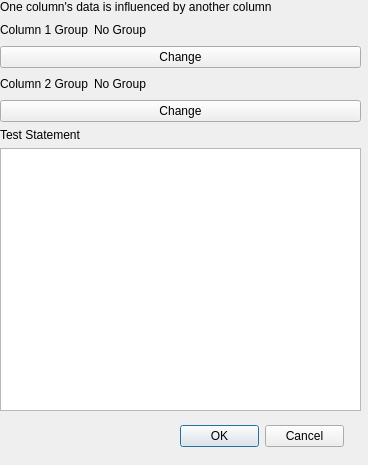
<?xml version="1.0" encoding="UTF-8"?>
<ui version="4.0">
 <class>Form</class>
 <widget class="QWidget" name="Form">
  <property name="geometry">
   <rect>
    <x>0</x>
    <y>0</y>
    <width>368</width>
    <height>465</height>
   </rect>
  </property>
  <property name="windowTitle">
   <string>Form</string>
  </property>
  <widget class="QStackedWidget" name="stackedWidget">
   <property name="geometry">
    <rect>
     <x>0</x>
     <y>0</y>
     <width>361</width>
     <height>411</height>
    </rect>
   </property>
   <property name="currentIndex">
    <number>3</number>
   </property>
   <widget class="QWidget" name="TTestPage">
    <widget class="QWidget" name="verticalLayoutWidget">
     <property name="geometry">
      <rect>
       <x>0</x>
       <y>0</y>
       <width>361</width>
       <height>411</height>
      </rect>
     </property>
     <layout class="QVBoxLayout" name="verticalLayout">
      <item alignment="Qt::AlignHCenter">
       <widget class="QLabel" name="TTopLabel">
        <property name="text">
         <string>Two samples differ from one another</string>
        </property>
       </widget>
      </item>
      <item>
       <layout class="QHBoxLayout" name="horizontalLayout_13">
        <item>
         <widget class="QLabel" name="TCol1Label">
          <property name="text">
           <string>Sample 1 Group:</string>
          </property>
         </widget>
        </item>
        <item>
         <widget class="QLabel" name="TCol1Display">
          <property name="text">
           <string>No Group</string>
          </property>
         </widget>
        </item>
        <item>
         <spacer name="horizontalSpacer_13">
          <property name="orientation">
           <enum>Qt::Horizontal</enum>
          </property>
          <property name="sizeHint" stdset="0">
           <size>
            <width>40</width>
            <height>20</height>
           </size>
          </property>
         </spacer>
        </item>
       </layout>
      </item>
      <item>
       <widget class="QPushButton" name="TCol1Button">
        <property name="text">
         <string>Change</string>
        </property>
       </widget>
      </item>
      <item>
       <layout class="QHBoxLayout" name="horizontalLayout_14">
        <item>
         <widget class="QLabel" name="TCol2Label">
          <property name="text">
           <string>Sample 2 Group:</string>
          </property>
         </widget>
        </item>
        <item>
         <widget class="QLabel" name="TCol2Display">
          <property name="text">
           <string>No Group</string>
          </property>
         </widget>
        </item>
        <item>
         <spacer name="horizontalSpacer_14">
          <property name="orientation">
           <enum>Qt::Horizontal</enum>
          </property>
          <property name="sizeHint" stdset="0">
           <size>
            <width>40</width>
            <height>20</height>
           </size>
          </property>
         </spacer>
        </item>
       </layout>
      </item>
      <item>
       <widget class="QPushButton" name="TCol2Button">
        <property name="text">
         <string>Change</string>
        </property>
       </widget>
      </item>
      <item>
       <layout class="QHBoxLayout" name="horizontalLayout_19">
        <item>
         <widget class="QLabel" name="TCompareLabel">
          <property name="text">
           <string>What data are we comparing?</string>
          </property>
         </widget>
        </item>
        <item>
         <widget class="QComboBox" name="TCompareCombo"/>
        </item>
       </layout>
      </item>
      <item>
       <layout class="QHBoxLayout" name="horizontalLayout_4">
        <item>
         <widget class="QLabel" name="TERangeLabel">
          <property name="text">
           <string>Is Sample 1's data smaller? </string>
          </property>
         </widget>
        </item>
        <item>
         <widget class="QComboBox" name="TERangeCombo">
          <item>
           <property name="text">
            <string>Yes</string>
           </property>
          </item>
          <item>
           <property name="text">
            <string>No</string>
           </property>
          </item>
          <item>
           <property name="text">
            <string>Just Different</string>
           </property>
          </item>
         </widget>
        </item>
        <item>
         <spacer name="horizontalSpacer_10">
          <property name="orientation">
           <enum>Qt::Horizontal</enum>
          </property>
          <property name="sizeHint" stdset="0">
           <size>
            <width>40</width>
            <height>20</height>
           </size>
          </property>
         </spacer>
        </item>
       </layout>
      </item>
      <item>
       <widget class="QLabel" name="TStatementLabel">
        <property name="text">
         <string>Test Statement</string>
        </property>
       </widget>
      </item>
      <item>
       <widget class="QTextBrowser" name="TStatementDisplay"/>
      </item>
     </layout>
    </widget>
   </widget>
   <widget class="QWidget" name="ZTestPage">
    <widget class="QWidget" name="verticalLayoutWidget_2">
     <property name="geometry">
      <rect>
       <x>0</x>
       <y>0</y>
       <width>361</width>
       <height>411</height>
      </rect>
     </property>
     <layout class="QVBoxLayout" name="verticalLayout_2">
      <item>
       <widget class="QLabel" name="ZTopLabel">
        <property name="text">
         <string>Data is different from some given standard population</string>
        </property>
       </widget>
      </item>
      <item>
       <layout class="QHBoxLayout" name="horizontalLayout_16">
        <item>
         <widget class="QLabel" name="ZSampleLabel">
          <property name="text">
           <string>Sample Group:</string>
          </property>
         </widget>
        </item>
        <item>
         <widget class="QLabel" name="ZSampleDisplay">
          <property name="text">
           <string>No Groups</string>
          </property>
         </widget>
        </item>
        <item>
         <spacer name="horizontalSpacer_16">
          <property name="orientation">
           <enum>Qt::Horizontal</enum>
          </property>
          <property name="sizeHint" stdset="0">
           <size>
            <width>40</width>
            <height>20</height>
           </size>
          </property>
         </spacer>
        </item>
       </layout>
      </item>
      <item>
       <widget class="QPushButton" name="ZSampleButton">
        <property name="text">
         <string>Change</string>
        </property>
       </widget>
      </item>
      <item>
       <layout class="QHBoxLayout" name="horizontalLayout_20">
        <item>
         <widget class="QLabel" name="ZCompareLabel">
          <property name="text">
           <string>What data are we comparing?</string>
          </property>
         </widget>
        </item>
        <item>
         <widget class="QComboBox" name="ZCompareCombo"/>
        </item>
       </layout>
      </item>
      <item>
       <layout class="QHBoxLayout" name="horizontalLayout_6">
        <item>
         <widget class="QLabel" name="ZMeanLabel">
          <property name="text">
           <string>Population Mean</string>
          </property>
         </widget>
        </item>
        <item>
         <widget class="QLineEdit" name="ZMeanEdit"/>
        </item>
        <item>
         <spacer name="horizontalSpacer_3">
          <property name="orientation">
           <enum>Qt::Horizontal</enum>
          </property>
          <property name="sizeHint" stdset="0">
           <size>
            <width>40</width>
            <height>20</height>
           </size>
          </property>
         </spacer>
        </item>
       </layout>
      </item>
      <item>
       <layout class="QHBoxLayout" name="horizontalLayout_7">
        <item>
         <widget class="QLabel" name="ZVarianceLabel">
          <property name="text">
           <string>Population Variance</string>
          </property>
         </widget>
        </item>
        <item>
         <widget class="QLineEdit" name="ZVarianceEdit"/>
        </item>
        <item>
         <spacer name="horizontalSpacer_4">
          <property name="orientation">
           <enum>Qt::Horizontal</enum>
          </property>
          <property name="sizeHint" stdset="0">
           <size>
            <width>40</width>
            <height>20</height>
           </size>
          </property>
         </spacer>
        </item>
       </layout>
      </item>
      <item>
       <widget class="QLabel" name="ZERangeLabel">
        <property name="text">
         <string>I predict the sample will be</string>
        </property>
       </widget>
      </item>
      <item>
       <layout class="QHBoxLayout" name="horizontalLayout_17">
        <item>
         <widget class="QComboBox" name="ZERangeCombo">
          <property name="minimumSize">
           <size>
            <width>111</width>
            <height>0</height>
           </size>
          </property>
          <item>
           <property name="text">
            <string>Smaller</string>
           </property>
          </item>
          <item>
           <property name="text">
            <string>Bigger</string>
           </property>
          </item>
          <item>
           <property name="text">
            <string>Either Bigger or Smaller</string>
           </property>
          </item>
         </widget>
        </item>
        <item>
         <spacer name="horizontalSpacer_17">
          <property name="orientation">
           <enum>Qt::Horizontal</enum>
          </property>
          <property name="sizeHint" stdset="0">
           <size>
            <width>40</width>
            <height>20</height>
           </size>
          </property>
         </spacer>
        </item>
       </layout>
      </item>
      <item>
       <widget class="QLabel" name="ZERangeLabel2">
        <property name="text">
         <string>Than the Population.</string>
        </property>
       </widget>
      </item>
      <item>
       <widget class="Line" name="line_2">
        <property name="orientation">
         <enum>Qt::Horizontal</enum>
        </property>
       </widget>
      </item>
      <item>
       <widget class="QLabel" name="ZStatementLabel">
        <property name="text">
         <string>Test Statement</string>
        </property>
       </widget>
      </item>
      <item>
       <widget class="QTextBrowser" name="ZStatementDisplay"/>
      </item>
     </layout>
    </widget>
   </widget>
   <widget class="QWidget" name="DependentPage">
    <widget class="QWidget" name="verticalLayoutWidget_3">
     <property name="geometry">
      <rect>
       <x>0</x>
       <y>0</y>
       <width>361</width>
       <height>411</height>
      </rect>
     </property>
     <layout class="QVBoxLayout" name="verticalLayout_3">
      <item alignment="Qt::AlignHCenter">
       <widget class="QLabel" name="DepTopLabel">
        <property name="text">
         <string>Data Change After Some Event</string>
        </property>
       </widget>
      </item>
      <item>
       <layout class="QHBoxLayout" name="horizontalLayout_18">
        <item>
         <widget class="QLabel" name="DepGroupLabel">
          <property name="text">
           <string>Group to Test:</string>
          </property>
         </widget>
        </item>
        <item>
         <widget class="QLabel" name="DepGroupDisplay">
          <property name="text">
           <string>No Group</string>
          </property>
         </widget>
        </item>
        <item>
         <spacer name="horizontalSpacer_18">
          <property name="orientation">
           <enum>Qt::Horizontal</enum>
          </property>
          <property name="sizeHint" stdset="0">
           <size>
            <width>40</width>
            <height>20</height>
           </size>
          </property>
         </spacer>
        </item>
       </layout>
      </item>
      <item>
       <widget class="QPushButton" name="DepGroupButton">
        <property name="text">
         <string>Change</string>
        </property>
       </widget>
      </item>
      <item>
       <layout class="QHBoxLayout" name="horizontalLayout_8">
        <item>
         <widget class="QLabel" name="DepBeforeLabel">
          <property name="text">
           <string>Data Column Before Event</string>
          </property>
         </widget>
        </item>
        <item>
         <widget class="QComboBox" name="DepBeforeCombo"/>
        </item>
        <item>
         <spacer name="horizontalSpacer_5">
          <property name="orientation">
           <enum>Qt::Horizontal</enum>
          </property>
          <property name="sizeHint" stdset="0">
           <size>
            <width>40</width>
            <height>20</height>
           </size>
          </property>
         </spacer>
        </item>
       </layout>
      </item>
      <item>
       <layout class="QHBoxLayout" name="horizontalLayout_9">
        <item>
         <widget class="QLabel" name="DepAfterLabel">
          <property name="text">
           <string>Data Column After Event</string>
          </property>
         </widget>
        </item>
        <item>
         <widget class="QComboBox" name="DepAfterCombo"/>
        </item>
        <item>
         <spacer name="horizontalSpacer_6">
          <property name="orientation">
           <enum>Qt::Horizontal</enum>
          </property>
          <property name="sizeHint" stdset="0">
           <size>
            <width>40</width>
            <height>20</height>
           </size>
          </property>
         </spacer>
        </item>
       </layout>
      </item>
      <item>
       <layout class="QHBoxLayout" name="horizontalLayout_10">
        <item>
         <widget class="QLabel" name="DepERangeLabel">
          <property name="text">
           <string>I think Data Before is</string>
          </property>
         </widget>
        </item>
        <item>
         <widget class="QComboBox" name="DepERangeCombo">
          <item>
           <property name="text">
            <string>Smaller Than</string>
           </property>
          </item>
          <item>
           <property name="text">
            <string>Larger Than</string>
           </property>
          </item>
          <item>
           <property name="text">
            <string>Just Different From</string>
           </property>
          </item>
         </widget>
        </item>
        <item>
         <spacer name="horizontalSpacer_7">
          <property name="orientation">
           <enum>Qt::Horizontal</enum>
          </property>
          <property name="sizeHint" stdset="0">
           <size>
            <width>40</width>
            <height>20</height>
           </size>
          </property>
         </spacer>
        </item>
       </layout>
      </item>
      <item>
       <widget class="QLabel" name="DepERangeLabel2">
        <property name="text">
         <string>Data After.</string>
        </property>
       </widget>
      </item>
      <item>
       <widget class="Line" name="line">
        <property name="orientation">
         <enum>Qt::Horizontal</enum>
        </property>
       </widget>
      </item>
      <item>
       <widget class="QLabel" name="DepStatementLabel">
        <property name="text">
         <string>Test Statement</string>
        </property>
       </widget>
      </item>
      <item>
       <widget class="QTextBrowser" name="DepStatementDisplay"/>
      </item>
     </layout>
    </widget>
   </widget>
   <widget class="QWidget" name="ChiSqPage">
    <widget class="QWidget" name="verticalLayoutWidget_4">
     <property name="geometry">
      <rect>
       <x>0</x>
       <y>0</y>
       <width>361</width>
       <height>411</height>
      </rect>
     </property>
     <layout class="QVBoxLayout" name="verticalLayout_4">
      <item>
       <widget class="QLabel" name="sqTopLabel">
        <property name="text">
         <string>One column's data is influenced by another column</string>
        </property>
       </widget>
      </item>
      <item>
       <layout class="QHBoxLayout" name="horizontalLayout_11">
        <item>
         <widget class="QLabel" name="sqCol1Label">
          <property name="text">
           <string>Column 1 Group</string>
          </property>
         </widget>
        </item>
        <item>
         <widget class="QLabel" name="sqCol1Display">
          <property name="text">
           <string>No Group</string>
          </property>
         </widget>
        </item>
        <item>
         <spacer name="horizontalSpacer_11">
          <property name="orientation">
           <enum>Qt::Horizontal</enum>
          </property>
          <property name="sizeHint" stdset="0">
           <size>
            <width>40</width>
            <height>20</height>
           </size>
          </property>
         </spacer>
        </item>
       </layout>
      </item>
      <item>
       <widget class="QPushButton" name="sqCol1Button">
        <property name="text">
         <string>Change</string>
        </property>
       </widget>
      </item>
      <item>
       <layout class="QHBoxLayout" name="horizontalLayout_12">
        <item>
         <widget class="QLabel" name="sqCol2Label">
          <property name="text">
           <string>Column 2 Group</string>
          </property>
         </widget>
        </item>
        <item>
         <widget class="QLabel" name="sqCol2Display">
          <property name="text">
           <string>No Group</string>
          </property>
         </widget>
        </item>
        <item>
         <spacer name="horizontalSpacer_12">
          <property name="orientation">
           <enum>Qt::Horizontal</enum>
          </property>
          <property name="sizeHint" stdset="0">
           <size>
            <width>40</width>
            <height>20</height>
           </size>
          </property>
         </spacer>
        </item>
       </layout>
      </item>
      <item>
       <widget class="QPushButton" name="sqCol2Button">
        <property name="text">
         <string>Change</string>
        </property>
       </widget>
      </item>
      <item>
       <widget class="QLabel" name="sqStatementLabel">
        <property name="text">
         <string>Test Statement</string>
        </property>
       </widget>
      </item>
      <item>
       <widget class="QTextBrowser" name="sqStatementDisplay"/>
      </item>
     </layout>
    </widget>
   </widget>
  </widget>
  <widget class="QDialogButtonBox" name="dialogButtons">
   <property name="geometry">
    <rect>
     <x>180</x>
     <y>420</y>
     <width>164</width>
     <height>32</height>
    </rect>
   </property>
   <property name="standardButtons">
    <set>QDialogButtonBox::Cancel|QDialogButtonBox::Ok</set>
   </property>
  </widget>
 </widget>
 <resources/>
 <connections/>
</ui>
